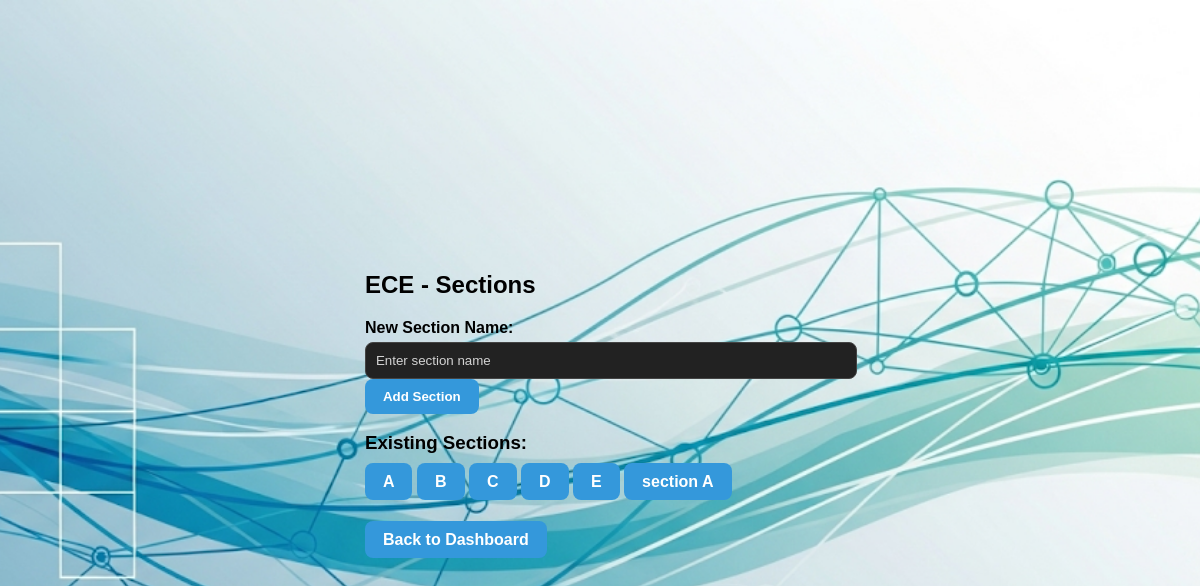
Page /admin/add_section/2 (signed in) on the committed database.
### tables this page shows
CREATE TABLE branches (
            id INTEGER PRIMARY KEY AUTOINCREMENT,
            name TEXT UNIQUE NOT NULL
        );

CREATE TABLE sections (
            id INTEGER PRIMARY KEY AUTOINCREMENT,
            branch_id INTEGER,
            name TEXT,
            UNIQUE(branch_id, name),
            FOREIGN KEY(branch_id) REFERENCES branches(id)
        );

### app.py (the view, shortened to what this page needs)
@app.route("/admin/add_section/<int:branch_id>", methods=["GET", "POST"])
def add_section(branch_id):
    if "admin" not in session:
        return redirect(url_for("admin_login"))
    with get_db_connection() as conn:
        branch = conn.execute("SELECT * FROM branches WHERE id=?", (branch_id,)).fetchone()
        if not branch:
            flash("Branch not found ❌", "danger")
            return redirect(url_for("admin_dashboard"))
        sections = conn.execute("SELECT * FROM sections WHERE branch_id=?", (branch_id,)).fetchall()
    return render_template("add_section.html", branch=branch, sections=sections)

### app.py (called while the page is built)
def get_db_connection():
    conn = sqlite3.connect(DB_PATH, timeout=10)
    conn.row_factory = sqlite3.Row
    conn.execute("PRAGMA foreign_keys=ON")
    return conn

### templates/add_section.html (shortened to what this page needs)
{% extends "base.html" %}
{% block content %}
<div class="content-box">
    <h2>{{ branch['name'] }} - Sections</h2>
    <form method="post">
        <label>New Section Name:</label>
        <input type="text" name="section_name" placeholder="Enter section name" required>
        <button type="submit" class="btn">Add Section</button>
    </form>
    <h3>Existing Sections:</h3>
    <div class="btn-row">
        {% for sec in sections %}
            <a href="{{ url_for('admin_add_student', branch_id=branch['id'], section_id=sec['id']) }}" class="btn">{{ sec['name'] }}</a>
        {% endfor %}
    </div>
    <div class="form-actions" style="margin-top:40px;">
        <a href="{{ url_for('admin_dashboard') }}" class="btn">Back to Dashboard</a>
    </div>
</div>
{% endblock %}

### static/style.css (style rules this page uses)
body { background-color: #111; color: #fff; font-family: Arial, sans-serif; margin: 0; padding: 0; display: flex; justify-content: center; align-items: center; height: 100vh; }
h1, h2, h3, h4, h5, h6 { color: #fff; }
label { color: #fff; font-weight: 600; }
input, select, textarea { background-color: #222; color: #fff; border: 1px solid #444; border-radius: 8px; padding: 10px; width: 100%; outline: none; margin-top: 5px; }
.btn, button { background-color: #3498db; color: #fff; border: none; padding: 10px 16px; border-radius: 8px; cursor: pointer; font-weight: bold; text-decoration: none; }
label, h1, h2, h3, h4, h5, h6, p, span, li { color: #fff; }
input::placeholder { color: #fff; opacity: 0.8; }
.btn { background: #3498db; color: #fff; padding: 10px 18px; border-radius: 8px; text-decoration: none; }

### rows in the picture
branches: name "ECE"
sections: name "A"
sections: name "B"
sections: name "C"
sections: name "D"
sections: name "E"
sections: name "section A"
